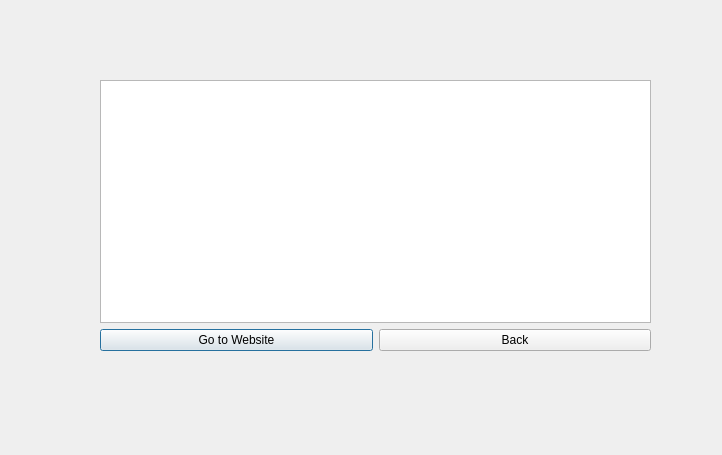
<?xml version="1.0" encoding="UTF-8"?>
<ui version="4.0">
 <class>SQLDetl</class>
 <widget class="QDialog" name="SQLDetl">
  <property name="geometry">
   <rect>
    <x>0</x>
    <y>0</y>
    <width>722</width>
    <height>455</height>
   </rect>
  </property>
  <property name="windowTitle">
   <string>Dialog</string>
  </property>
  <widget class="QWidget" name="verticalLayoutWidget">
   <property name="geometry">
    <rect>
     <x>100</x>
     <y>80</y>
     <width>551</width>
     <height>271</height>
    </rect>
   </property>
   <layout class="QVBoxLayout" name="verticalLayout">
    <item>
     <widget class="QTextBrowser" name="textBrowser">
      <property name="html">
       <string>&lt;!DOCTYPE HTML PUBLIC &quot;-//W3C//DTD HTML 4.0//EN&quot; &quot;http://www.w3.org/TR/REC-html40/strict.dtd&quot;&gt;
&lt;html&gt;&lt;head&gt;&lt;meta name=&quot;qrichtext&quot; content=&quot;1&quot; /&gt;&lt;meta charset=&quot;utf-8&quot; /&gt;&lt;style type=&quot;text/css&quot;&gt;
p, li { white-space: pre-wrap; }
&lt;/style&gt;&lt;/head&gt;&lt;body style=&quot; font-family:'Segoe UI'; font-size:9pt; font-weight:400; font-style:normal;&quot;&gt;
&lt;p style=&quot;-qt-paragraph-type:empty; margin-top:12px; margin-bottom:12px; margin-left:0px; margin-right:0px; -qt-block-indent:0; text-indent:0px;&quot;&gt;&lt;br /&gt;&lt;/p&gt;&lt;/body&gt;&lt;/html&gt;</string>
      </property>
     </widget>
    </item>
    <item>
     <layout class="QHBoxLayout" name="horizontalLayout">
      <item>
       <widget class="QPushButton" name="pushButton_2">
        <property name="text">
         <string>Go to Website</string>
        </property>
       </widget>
      </item>
      <item>
       <widget class="QPushButton" name="pushButton">
        <property name="text">
         <string>Back</string>
        </property>
       </widget>
      </item>
     </layout>
    </item>
   </layout>
  </widget>
 </widget>
 <resources/>
 <connections/>
</ui>
